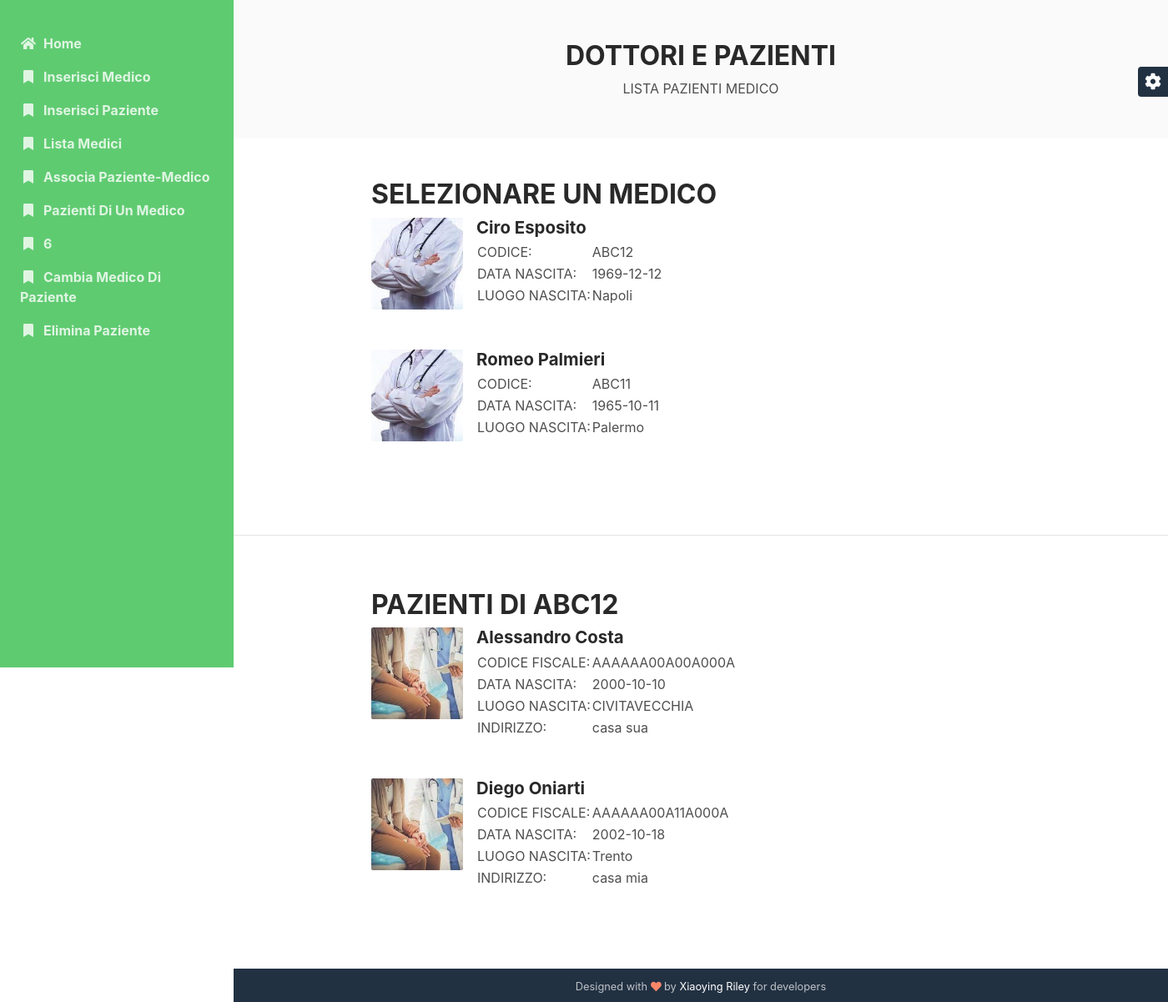
Before: /sito/listaPazienti.php?medico=ABC12 with the older database file.
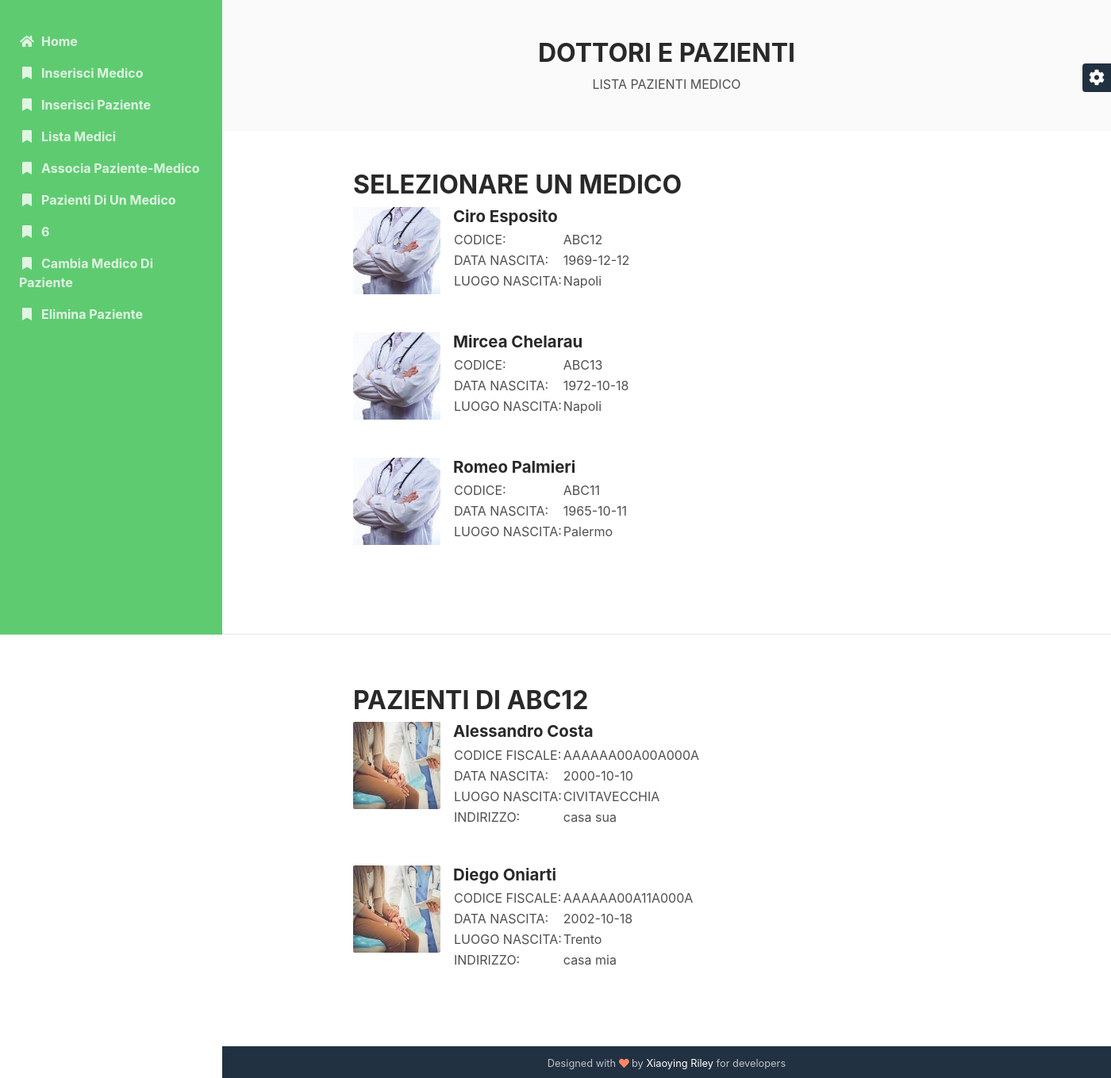
After: the same page with the newer database file.
### tables this page shows
CREATE TABLE `medico` (
  `codice` varchar(16) NOT NULL,
  `cognome` varchar(30) NOT NULL,
  `nome` varchar(30) NOT NULL,
  `dataNascita` date NOT NULL,
  `luogoNascita` varchar(50) NOT NULL
);

CREATE TABLE `associazione` (
  `data` date NOT NULL DEFAULT current_timestamp(),
  `fkMedico` varchar(16) NOT NULL,
  `fkPaziente` varchar(16) NOT NULL
);

CREATE TABLE `paziente` (
  `CF` varchar(16) NOT NULL,
  `cognome` varchar(30) NOT NULL,
  `nome` varchar(30) NOT NULL,
  `dataNascita` date NOT NULL,
  `luogoNascita` varchar(50) NOT NULL,
  `indirizzo` varchar(50) NOT NULL
);

### sito/listaPazienti.php (the view, shortened to what this page needs)
<!DOCTYPE html>
<html lang="en">
<head>
    <link id="theme-style" rel="stylesheet" href="assets/css/theme-1.css">
</head>
<body>
    <?php
    include('./SCRIPT/connetti.php');
    ?>
    <div class="main-wrapper">
        <section class="cta-section theme-bg-light py-5">
		    <div class="container text-center">
			    <h2 class="heading">DOTTORI E PAZIENTI</h2>
			    <div class="intro">LISTA PAZIENTI MEDICO</div>
		    </div>
	    </section>
	    <section class="blog-list px-3 py-5 p-md-5">
		    <div class="container">
                <h2>SELEZIONARE UN MEDICO</h2>
			    <?php
                $medici_sql = mysqli_query($connessione, "SELECT * FROM `medico` ORDER BY nome,cognome");
                while ($medico = mysqli_fetch_assoc($medici_sql)){
                    $codice = $medico['codice'];
                    $cognome = $medico['cognome'];
                    $nome = $medico['nome'];
                    $data = $medico['dataNascita'];
                    $luogoNascita = $medico['luogoNascita'];
                    echo("
                    <div class='item mb-5'>
                        <div class='media'>
                            <img class='mr-3 img-fluid post-thumb d-none d-md-flex' src='./IMMAGINI/medico.jfif' alt='image'>
                            <div class='media-body'>
                                <h3 class='title mb-1'><a href='./listaPazienti.php?medico=$codice'>$nome $cognome</a></h3>
                                <table>
                                    <tr>
                                        <td>CODICE: </td>
                                        <td>$codice</td>
                                    </tr>
                                    <tr>
                                        <td>DATA NASCITA: </td>
                                        <td>$data</td>
                                    </tr>
                                    <tr>
                                        <td>LUOGO NASCITA: </td>
                                        <td>$luogoNascita</td>
                                    </tr>
                                </table>
                            </div>
                        </div>
			        </div>
                    ");
                }
                ?>
            </div>
	    </section>
        <?php
        if (isset($_GET['medico'])){
            $medico = $_GET['medico'];
            echo('<hr><section class="blog-list px-3 py-5 p-md-5">');
            echo("
            <div class='container'>
                <h2>PAZIENTI DI $medico</h2>");
            $pazienti_sql = mysqli_query($connessione, "SELECT * FROM paziente JOIN associazione ON (fkPaziente=CF) WHERE fkMedico='$medico' ORDER BY nome,cognome");
            while ($paziente = mysqli_fetch_assoc($pazienti_sql)){
                $codice = $paziente['CF'];
                $cognome = $paziente['cognome'];
                $nome = $paziente['nome'];
                $data = $paziente['dataNascita'];
                $luogo = $paziente['luogoNascita'];
                $indirizzo = $paziente['indirizzo'];
                echo("
                <div class='item mb-5'>
                    <div class='media'>
                        <img class='mr-3 img-fluid post-thumb d-none d-md-flex' src='./IMMAGINI/paziente.jfif' alt='image'>
                        <div class='media-body'>
                            <h3 class='title mb-1'>$nome $cognome</h3>
                            <table>
                                <tr>
                                    <td>CODICE FISCALE: </td>
                                    <td>$codice</td>
                                </tr>
                                <tr>
                                    <td>DATA NASCITA: </td>
                                    <td>$data</td>
                                </tr>
                                <tr>
                                    <td>LUOGO NASCITA: </td>
                                    <td>$luogo</td>
                                </tr>
                                <tr>
                                    <td>INDIRIZZO: </td>
                                    <td>$indirizzo</td>
                                </tr>
                            </table>
                        </div>
                    </div>
                </div>
                ");
            }
            echo("
            </div>
            </section>");
        }
        ?>
	    <footer class="footer text-center py-2 theme-bg-dark">
                <small class="copyright">Designed with <i class="fas fa-heart" style="color: #fb866a;"></i> by <a href="http://themes.3rdwavemedia.com" target="_blank">Xiaoying Riley</a> for developers</small>
	    </footer>
    </div>
</body>
</html>

Changed rows visible on the page:
added medico: nome "Mircea", cognome "Chelarau", codice "ABC13", dataNascita "1972-10-18", luogoNascita "Napoli"
